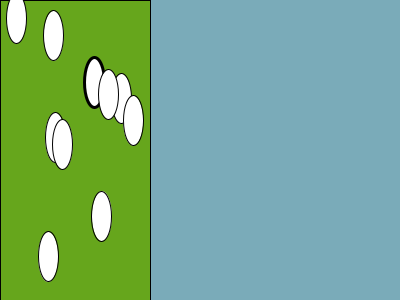
Frame 1 (no input)
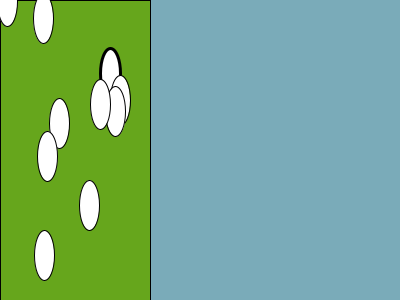
Frame 60 (the mouse pressed at the canvas centre just before this capture)
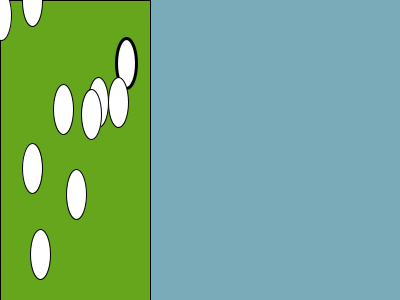
Frame 120 (the mouse held since frame 60 and released just before this capture)

The Processing sketch that drew these frames (run headless with seeded random() and noise(); from frame 60 on, the mouse is pressed at the canvas centre):

// Processing sketch: chickenOnRoad04
// ── chickenOnRoad04.pde
//小雞過馬路 chicken on road
int chinkID=0;
float []chinkX=new float[10];
float []chinkY=new float[10];
float []chinkVX=new float[10];
float []chinkVY=new float[10];
boolean [] run=new boolean[10];
void setup(){
  size(400,300);
  for(int i=0;i<10; i++){
    chinkX[i]=random(10,150-10);
    chinkY[i]=random(10,300-10);
    chinkVX[i]=random(-0.3,0.3);
    chinkVY[i]=random(-0.3,0.3);
  }
}
void draw(){
  background(122,171,185);
  fill(102,166,28);
  rect(0,0, 150,300);
  for(int i=0;i<10;i++){
    if(chinkID==i) strokeWeight(3);
    else strokeWeight(1);
    fill(255); ellipse(chinkX[i],chinkY[i],20,50);
    chinkX[i] += chinkVX[i];
    chinkY[i] += chinkVY[i];
    if(chinkY[i]<0) chinkVY[i] = abs(chinkVY[i]);
    if(chinkY[i]>300) chinkVY[i] = -abs(chinkVY[i]);
    if(chinkX[i]<0) chinkVX[i] = abs(chinkVX[i]);
    if(run[i]==false && chinkX[i]>150) chinkVX[i] = -abs(chinkVX[i]);
  }//不能跑出去的雞會反彈
}
void keyPressed(){
  int i=chinkID;
  if(keyCode==RIGHT) { chinkVX[i]=1; chinkVY[i]=0;}
  else if(keyCode==LEFT) { chinkVX[i]=-1; chinkVY[i]=0;}
  else if(keyCode==UP) {chinkVX[i]=0; chinkVY[i]=-1;}
  else if(keyCode==DOWN) {chinkVX[i]=0; chinkVY[i]=1;}
  run[i]=true;//可以跑出去了 :)
}
void mousePressed(){
  for(int i=0; i<10; i++){
    if( dist(mouseX,mouseY, chinkX[i],chinkY[i])<20 ) chinkID=i;
  }
  //chinkID
}
